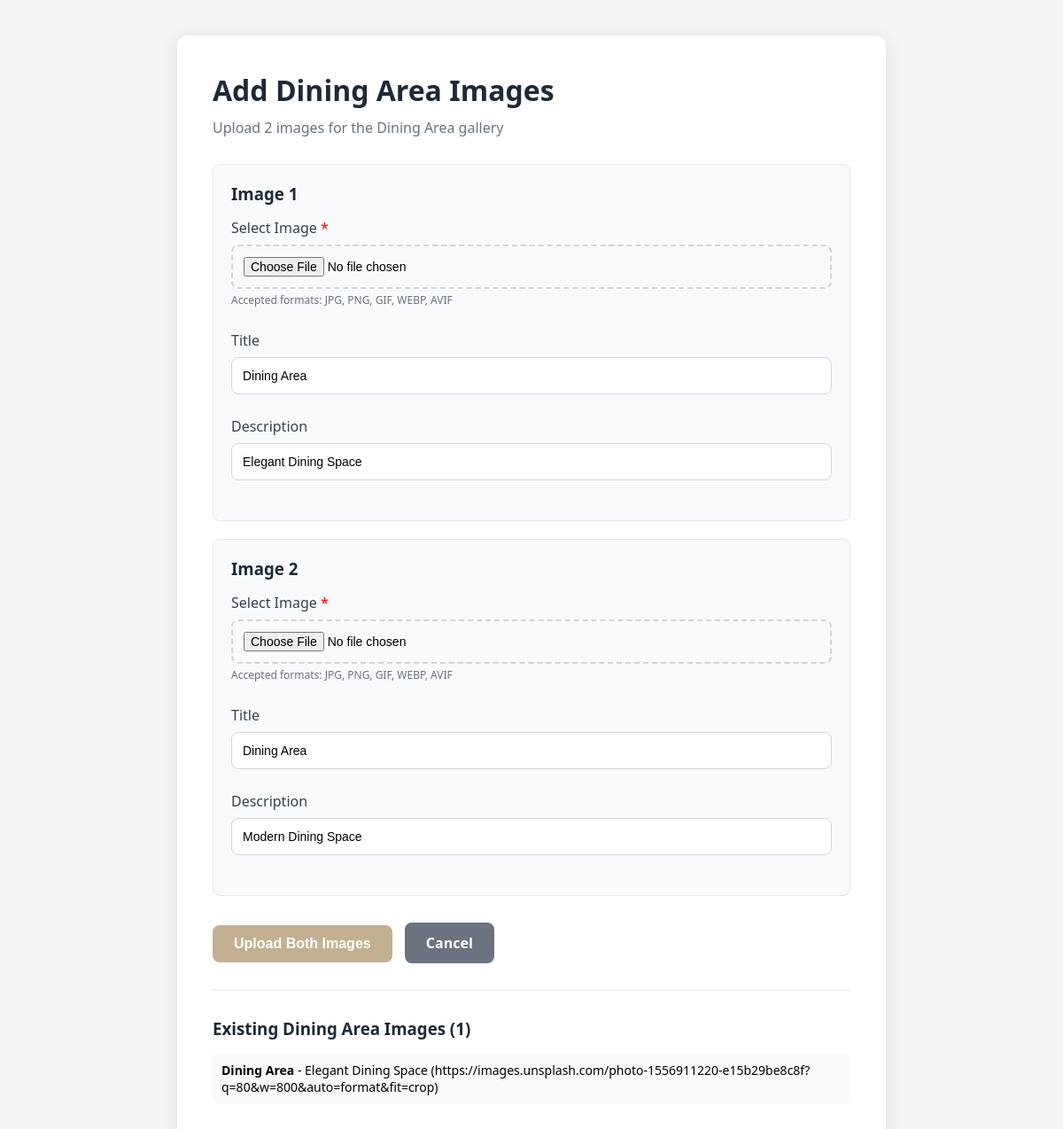
/dwellscape2.0/dwellscape/scripts/add_dining_images_direct.php, run on the app's committed database.
### tables this page shows
CREATE TABLE `gallery_images` (
  `id` int(11) NOT NULL,
  `image_url` varchar(500) NOT NULL,
  `title` varchar(255) NOT NULL,
  `category` varchar(100) NOT NULL,
  `description` varchar(255) DEFAULT NULL,
  `display_order` int(11) DEFAULT 0,
  `is_active` tinyint(1) DEFAULT 1,
  `created_at` timestamp NOT NULL DEFAULT current_timestamp(),
  `updated_at` timestamp NOT NULL DEFAULT current_timestamp() ON UPDATE current_timestamp()
);

### dwellscape2.0/dwellscape/scripts/add_dining_images_direct.php (the view, shortened to what this page needs)
<?php
require_once 'config/database.php';
try {
    $stmt = $pdo->query("SELECT * FROM gallery_images WHERE category = 'dining' ORDER BY display_order");
    $existing_images = $stmt->fetchAll();
} catch(PDOException $e) {
    $existing_images = [];
}
?>
<!DOCTYPE html>
<html lang="en">
<head>
</head>
<body>
    <div class="container">
        <h1>Add Dining Area Images</h1>
        <p class="subtitle">Upload 2 images for the Dining Area gallery</p>
        <form method="POST" enctype="multipart/form-data">
            <div class="image-section">
                <h3 style="margin-bottom: 15px; color: #1f2937;">Image 1</h3>
                <div class="form-group">
                    <label for="image1">Select Image <span style="color: red;">*</span></label>
                    <input type="file" id="image1" name="image1" accept="image/*" required>
                    <small>Accepted formats: JPG, PNG, GIF, WEBP, AVIF</small>
                </div>
                <div class="form-group">
                    <label for="title1">Title</label>
                    <input type="text" id="title1" name="title1" value="Dining Area" placeholder="Dining Area">
                </div>
                <div class="form-group">
                    <label for="description1">Description</label>
                    <input type="text" id="description1" name="description1" value="Elegant Dining Space" placeholder="Elegant Dining Space">
                </div>
            </div>
            <div class="image-section">
                <h3 style="margin-bottom: 15px; color: #1f2937;">Image 2</h3>
                <div class="form-group">
                    <label for="image2">Select Image <span style="color: red;">*</span></label>
                    <input type="file" id="image2" name="image2" accept="image/*" required>
                    <small>Accepted formats: JPG, PNG, GIF, WEBP, AVIF</small>
                </div>
                <div class="form-group">
                    <label for="title2">Title</label>
                    <input type="text" id="title2" name="title2" value="Dining Area" placeholder="Dining Area">
                </div>
                <div class="form-group">
                    <label for="description2">Description</label>
                    <input type="text" id="description2" name="description2" value="Modern Dining Space" placeholder="Modern Dining Space">
                </div>
            </div>
            <div style="margin-top: 30px;">
                <button type="submit" class="btn">Upload Both Images</button>
                <a href="dashboard.php#gallery" class="btn btn-secondary">Cancel</a>
            </div>
        </form>
        <?php if (!empty($existing_images)): ?>
        <div class="existing-images">
            <h3>Existing Dining Area Images (<?php echo count($existing_images); ?>)</h3>
            <?php foreach ($existing_images as $img): ?>
            <div class="existing-image-item">
                <strong><?php echo htmlspecialchars($img['title']); ?></strong> -
                <?php echo htmlspecialchars($img['description']); ?>
                (<?php echo htmlspecialchars($img['image_url']); ?>)
            </div>
            <?php endforeach; ?>
        </div>
        <?php endif; ?>
    </div>
</body>
</html>

### dwellscape2.0/dwellscape/scripts/add_dining_images_direct.php (style rules this page uses)
* { margin: 0; padding: 0; box-sizing: border-box; }
body { font-family: 'Segoe UI', Tahoma, Geneva, Verdana, sans-serif; background: #f5f5f5; padding: 40px 20px; }
.container { max-width: 800px; margin: 0 auto; background: white; border-radius: 12px; padding: 40px; box-shadow: 0 4px 20px rgba(0,0,0,0.1); }
h1 { color: #1f2937; margin-bottom: 10px; }
.subtitle { color: #6b7280; margin-bottom: 30px; }
.form-group { margin-bottom: 25px; }
label { display: block; margin-bottom: 8px; color: #374151; font-weight: 500; }
input[type="file"], input[type="text"] { width: 100%; padding: 12px; border: 1px solid #d1d5db; border-radius: 8px; font-size: 14px; }
input[type="file"] { border: 2px dashed #d1d5db; background: #f9fafb; cursor: pointer; }
.image-section { background: #f9fafb; padding: 20px; border-radius: 8px; margin-bottom: 20px; border: 1px solid #e5e7eb; }
.btn { background: #C3B091; color: white; padding: 12px 24px; border: none; border-radius: 8px; font-size: 16px; font-weight: 600; cursor: pointer; transition: all 0.3s ease; }
.btn-secondary { background: #6b7280; margin-left: 10px; text-decoration: none; display: inline-block; }
small { color: #6b7280; font-size: 12px; }
.existing-images { margin-top: 30px; padding-top: 30px; border-top: 1px solid #e5e7eb; }
.existing-images h3 { margin-bottom: 15px; color: #1f2937; }
.existing-image-item { padding: 10px; background: #f9fafb; border-radius: 6px; margin-bottom: 10px; font-size: 14px; }

### data on the page
gallery_images: title "Dining Area", description "Elegant Dining Space", image_url "https://images.unsplash.com/photo-1556911220-e15b29be8c8f?q=80&w=800&auto=format&fit=crop"

### other printed values
count($existing_images) "1"
